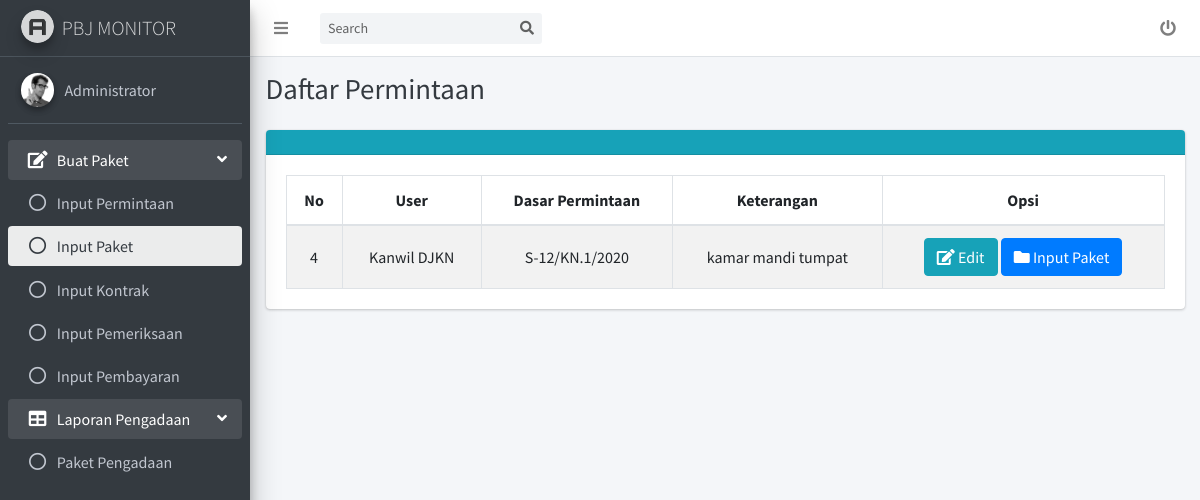
/paket.php (signed in), run on the app's committed database.
### tables this page shows
CREATE TABLE `permintaan` (
  `no` int(11) NOT NULL,
  `user` varchar(50) NOT NULL,
  `dasar_permintaan` varchar(100) NOT NULL,
  `ket` varchar(100) NOT NULL
);

### paket.php (the view, shortened to what this page needs)
<!DOCTYPE html>
<html>
<head>
  <link rel="stylesheet" href="plugins/fontawesome-free/css/all.min.css">
  <link rel="stylesheet" href="dist/css/adminlte.min.css">
</head>
<body class="hold-transition sidebar-mini layout-fixed">
<div class="wrapper">
  <nav class="main-header navbar navbar-expand navbar-white navbar-light">
    <ul class="navbar-nav">
      <li class="nav-item">
        <a class="nav-link" data-widget="pushmenu" href="#" role="button"><i class="fas fa-bars"></i></a>
      </li>
    </ul>
    <form class="form-inline ml-3">
      <div class="input-group input-group-sm">
        <input class="form-control form-control-navbar" type="search" placeholder="Search" aria-label="Search" id="input" onkeyup="searchTable()">
        <div class="input-group-append">
          <button class="btn btn-navbar" type="submit">
            <i class="fas fa-search"></i>
          </button>
        </div>
      </div>
    </form>
	<ul class="navbar-nav ml-auto">
	  <li class="nav-item">
        <a class="nav-link" href="logout.php">
          <i class="fas fa-power-off"></i>
        </a>
      </li>
	</ul>
  </nav>
  <aside class="main-sidebar sidebar-dark-primary elevation-4">
    <a href="home.php" class="brand-link">
      <img src="dist/img/AdminLTELogo.png" alt="AdminLTE Logo" class="brand-image img-circle elevation-3"
           style="opacity: .8">
      <span class="brand-text font-weight-light">PBJ MONITOR</span>
    </a>
    <div class="sidebar">
      <div class="user-panel mt-3 pb-3 mb-3 d-flex">
        <div class="image">
          <img src="dist/img/user2-160x160.jpg" class="img-circle elevation-2" alt="User Image">
        </div>
        <div class="info">
          <a href="#" class="d-block"><?php echo $_SESSION['name']; ?></a>
        </div>
      </div>
      <nav class="mt-2">
        <ul class="nav nav-pills nav-sidebar flex-column" data-widget="treeview" role="menu" data-accordion="false">
		<li class="nav-item has-treeview menu-open">
            <a href="#" class="nav-link">
              <i class="nav-icon fas fa-edit"></i>
              <p>
                Buat Paket
                <i class="fas fa-angle-left right"></i>
              </p>
            </a>
            <ul class="nav nav-treeview">
              <li class="nav-item">
                <a href="permintaan.php" class="nav-link">
                  <i class="far fa-circle nav-icon"></i>
                  <p><?php if($_SESSION['akses'] == "admin") echo "Input "; ?>Permintaan</p>
                </a>
              </li>
              <li class="nav-item">
                <a href="paket.php" class="nav-link active">
                  <i class="far fa-circle nav-icon"></i>
                  <p><?php if($_SESSION['akses'] == "admin") echo "Input "; ?>Paket</p>
                </a>
              </li>
              <li class="nav-item">
                <a href="kontrak.php" class="nav-link">
                  <i class="far fa-circle nav-icon"></i>
                  <p><?php if($_SESSION['akses'] == "admin") echo "Input "; ?>Kontrak</p>
                </a>
              </li>
              <li class="nav-item">
                <a href="pemeriksaan.php" class="nav-link">
                  <i class="far fa-circle nav-icon"></i>
                  <p><?php if($_SESSION['akses'] == "admin") echo "Input "; ?>Pemeriksaan</p>
                </a>
              </li>
			  <li class="nav-item">
                <a href="pembayaran.php" class="nav-link">
                  <i class="far fa-circle nav-icon"></i>
                  <p><?php if($_SESSION['akses'] == "admin") echo "Input "; ?>Pembayaran</p>
                </a>
              </li>
            </ul>
          </li>
          <li class="nav-item has-treeview menu-open">
            <a href="#" class="nav-link">
              <i class="nav-icon fas fa-table"></i>
              <p>
                Laporan Pengadaan
                <i class="fas fa-angle-left right"></i>
              </p>
            </a>
            <ul class="nav nav-treeview">
              <li class="nav-item">
                <a href="pengadaan.php" class="nav-link">
                  <i class="far fa-circle nav-icon"></i>
                  <p>Paket Pengadaan</p>
                </a>
              </li>
            </ul>
          </li>
        </ul>
      </nav>
    </div>
  </aside>
  <div class="content-wrapper">
    <div class="content-header">
      <div class="container-fluid">
        <div class="row mb-2">
          <div class="col-sm-6">
            <h1 class="m-0 text-dark">Daftar Permintaan</h1>
          </div>
        </div>
      </div>
    </div>
	<section class="content">
      <div class="container-fluid">
		<div class="card card-info">
			<div class="card-header">
			</div>
			<div class="card-body">
				<table class="table table-bordered table-striped">
					<thead>
						<tr>
							<th>No</th>
							<th>User</th>
							<th>Dasar Permintaan</th>
							<th>Keterangan</th>
							<?php
								if($_SESSION['akses'] == "admin")
									echo "<th>Opsi</th>";
							?>
						</tr>
					</thead>
					<tbody>
					<?php
						include 'koneksi.php';
						$data = mysqli_query($koneksi, "SELECT * FROM permintaan");
						while($d = mysqli_fetch_array($data))
						{
							$bool = false;
							$data2 = mysqli_query($koneksi, "SELECT * FROM paket");
							while($col = mysqli_fetch_array($data2))
								if($d['no'] == $col['no']) $bool = true;
							if(!$bool)
							{
								echo "<tr>";
								echo "<td class='align-middle'>".$d['no']."</td>";
								echo "<td class='align-middle'>".$d['user']."</td>";
								echo "<td class='align-middle'>".$d['dasar_permintaan']."</td>";
								echo "<td class='align-middle'>".$d['ket']."</td>";
								if($_SESSION['akses'] == "admin")
									echo "<td class='align-middle'><a href='edit_permintaan2.php?no=".$d['no']."' style='color:white'><button class='btn btn-info'><i class='fas fa-edit'></i> Edit</a></button>
									<a href='tambah_paket.php?no=".$d['no']."' style='color:white'><button class='btn btn-primary'><i class='fas fa-folder'></i> Input Paket</a></button></td>";
								echo "</tr>";
							}
						}
					?>
					</tbody>
				</table>
			</div>
		</div>
      </div>
    </section>
  </div>
</div>
</body>
</html>

### paket.php (style rules this page uses)
th, td { text-align:center; }

### data on the page
permintaan: no "4", user "Kanwil DJKN", dasar_permintaan "S-12/KN.1/2020", ket "kamar mandi tumpat"

### other printed values
$_SESSION['name'] "Administrator"
